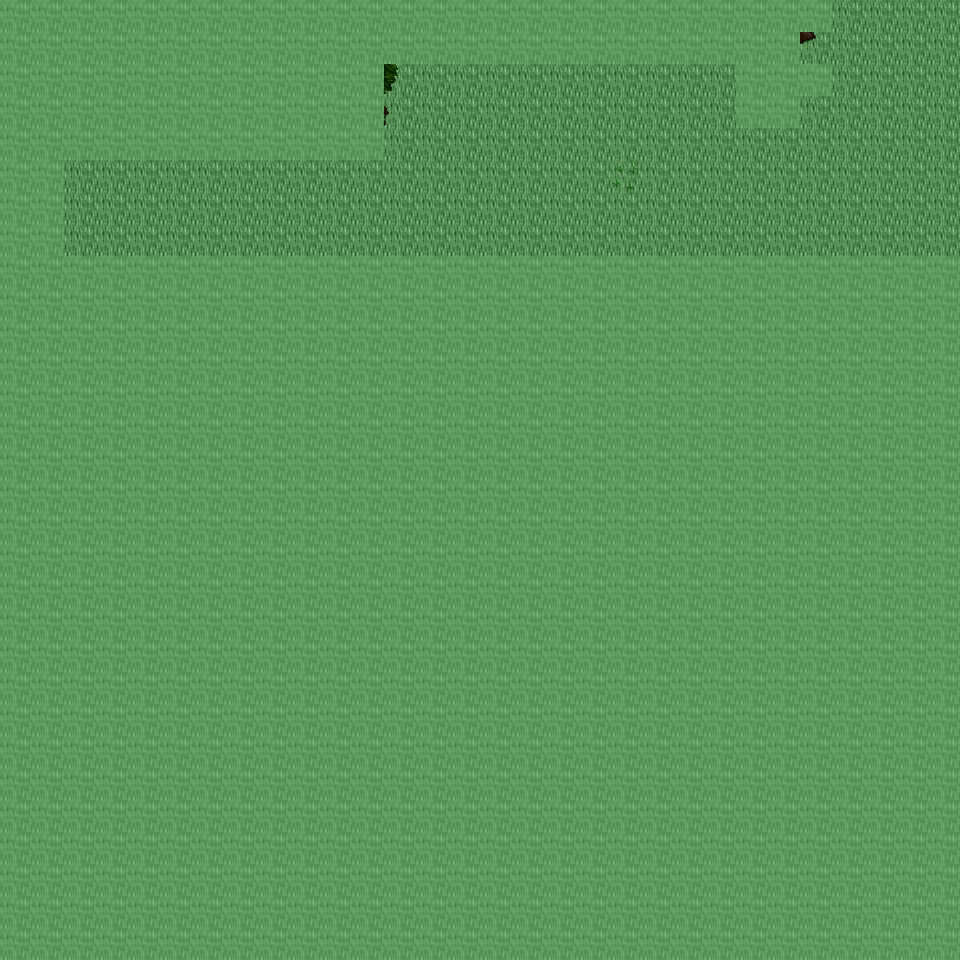

Tiled map render using the project's own tile images. Description and the map definition, with tile-layer contents summarised, below:
An orthogonal 30x30 tile map with 32x32 px tiles, 6 tile layers (Ground, Object, Object2, Above, ...), 16 tilesets and 2 objects (2x mapchange).

<map version="1.0" orientation="orthogonal" renderorder="right-down" width="30" height="30" tilewidth="32" tileheight="32" nextobjectid="3">
  <tileset firstgid="1" name="tileset_ground_ground" tilewidth="32" tileheight="32" tilecount="33" columns="3">
    <image source="../drawable/tileset_ground_ground.png" width="96" height="352" />
  </tileset>
  <tileset firstgid="34" name="tileset_ground_rock_pebbles" tilewidth="32" tileheight="32" tilecount="3" columns="1">
    <image source="../drawable/tileset_ground_rock_pebbles.png" width="32" height="96" />
  </tileset>
  <tileset firstgid="37" name="tileset_ground_grass_edges" tilewidth="32" tileheight="32" tilecount="36" columns="12">
    <image source="../drawable/tileset_ground_grass_edges.png" width="384" height="96" />
  </tileset>
  <tileset firstgid="73" name="tileset_ground_grass_corners" tilewidth="32" tileheight="32" tilecount="24" columns="6">
    <image source="../drawable/tileset_ground_grass_corners.png" width="192" height="128" />
  </tileset>
  <tileset firstgid="97" name="tileset_plant_tree_tree_darkgreen" tilewidth="32" tileheight="32" tilecount="88" columns="8">
    <image source="../drawable/tileset_plant_tree_tree_darkgreen.png" width="256" height="352" />
  </tileset>
  <tileset firstgid="185" name="tileset_plant_grasses" tilewidth="32" tileheight="32" tilecount="6" columns="3">
    <image source="../drawable/tileset_plant_grasses.png" width="96" height="64" />
  </tileset>
  <tileset firstgid="191" name="tileset_plant_bush_bushes" tilewidth="32" tileheight="32" tilecount="10" columns="5">
    <image source="../drawable/tileset_plant_bush_bushes.png" width="160" height="64" />
  </tileset>
  <tileset firstgid="201" name="tileset_plant_tree_tree_green" tilewidth="32" tileheight="32" tilecount="88" columns="8">
    <image source="../drawable/tileset_plant_tree_tree_green.png" width="256" height="352" />
  </tileset>
  <tileset firstgid="289" name="tileset_plant_flower_daisy_white" tilewidth="32" tileheight="32" tilecount="8" columns="2">
    <image source="../drawable/tileset_plant_flower_daisy_white.png" width="64" height="128" />
  </tileset>
  <tileset firstgid="297" name="tileset_object_well" tilewidth="32" tileheight="32" tilecount="4" columns="2">
    <image source="../drawable/tileset_object_well.png" width="64" height="64" />
  </tileset>
  <tileset firstgid="301" name="tileset_item_corpse_huge_animal" tilewidth="32" tileheight="32" tilecount="16" columns="2">
    <image source="../drawable/tileset_item_corpse_huge_animal.png" width="64" height="256" />
  </tileset>
  <tileset firstgid="317" name="tileset_item_corpse_skull_pale" tilewidth="32" tileheight="32" tilecount="2" columns="2">
    <image source="../drawable/tileset_item_corpse_skull_pale.png" width="64" height="32" />
  </tileset>
  <tileset firstgid="319" name="tileset_item_statue_grey_stone" tilewidth="32" tileheight="32" tilecount="4" columns="2">
    <image source="../drawable/tileset_item_statue_grey_stone.png" width="64" height="64" />
  </tileset>
  <tileset firstgid="323" name="tileset_logic_collision" tilewidth="32" tileheight="32" tilecount="1" columns="1">
    <image source="../drawable/tileset_logic_collision.png" width="32" height="32" />
  </tileset>
  <tileset firstgid="324" name="tileset_ground_grass_2" tilewidth="32" tileheight="32" tilecount="21" columns="3">
    <image source="../drawable/tileset_ground_grass_2.png" width="96" height="224" />
  </tileset>
  <tileset firstgid="345" name="tileset_ground_green_paving" tilewidth="32" tileheight="32" tilecount="18" columns="3">
    <image source="../drawable/tileset_ground_green_paving.png" width="96" height="192" />
  </tileset>
  <layer name="Ground" width="30" height="30">
    <data>[900 cells, 240 non-empty, 1 distinct tile ids]</data>
  </layer>
  <layer name="Object" width="30" height="30">
    <data>[900 cells, 0 non-empty, 0 distinct tile ids]</data>
  </layer>
  <layer name="Object2" width="30" height="30">
    <data>[900 cells, 65 non-empty, 27 distinct tile ids]</data>
  </layer>
  <layer name="Above" width="30" height="30">
    <data>[900 cells, 42 non-empty, 17 distinct tile ids]</data>
  </layer>
  <layer name="Above2" width="30" height="30">
    <data>[900 cells, 0 non-empty, 0 distinct tile ids]</data>
  </layer>
  <layer name="Walkable" width="30" height="30">
    <data>[900 cells, 758 non-empty, 1 distinct tile ids]</data>
  </layer>
  <objectgroup name="MapEvents">
    <object id="1" name="north" type="mapchange" x="832" y="0" width="128" height="32">
      <properties>
        <property name="map" value="0_ados_mountain_n2_w2_x0_y3" />
        <property name="place" value="south" />
      </properties>
    </object>
    <object id="2" name="east" type="mapchange" x="928" y="0" width="32" height="256">
      <properties>
        <property name="map" value="0_ados_mountain_n2_w2_x1_y4" />
        <property name="place" value="west" />
      </properties>
    </object>
  </objectgroup>
</map>
